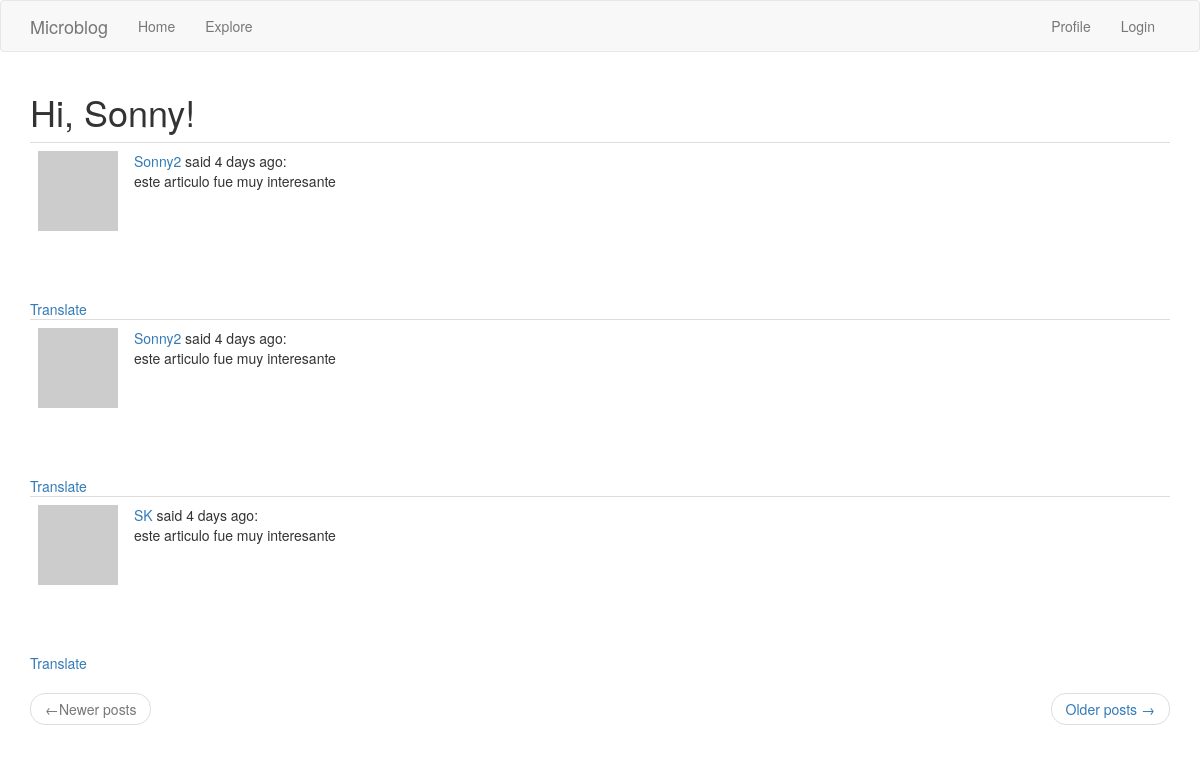
The page /explore (signed in) on the database as committed earlier.
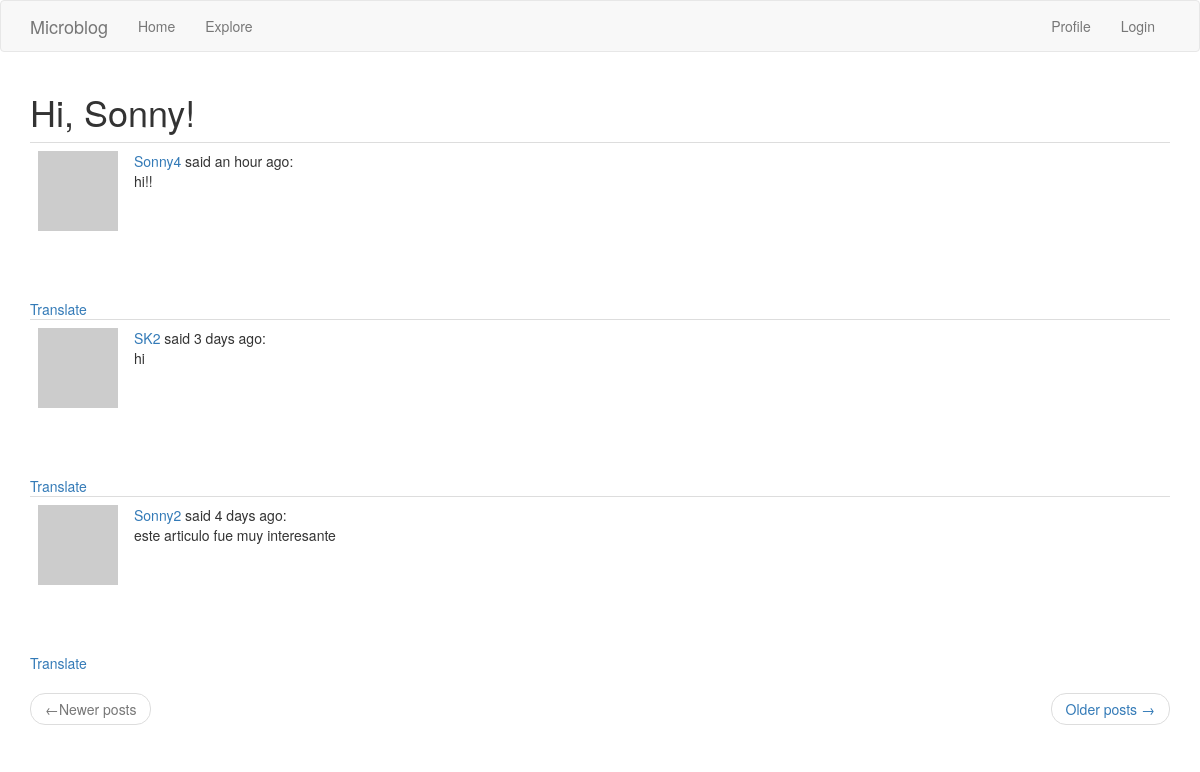
The same page on the database as committed later.
### app/models.py (models this page shows, shortened)
class User(UserMixin, db.Model):
    id = db.Column(db.Integer, primary_key=True)
    username = db.Column(db.String(64), index=True, unique=True)
    email = db.Column(db.String(120), index=True, unique=True)
    password_hash = db.Column(db.String(128))
    posts = db.relationship('Post',backref='author', lazy='dynamic')
    about_me = db.Column(db.String(140))
    last_seen = db.Column(db.DateTime, default=datetime.utcnow)
    followed = db.relationship(
        'User', secondary=followers,
        primaryjoin=(followers.c.follower_id == id),
        secondaryjoin=(followers.c.followed_id == id),
        backref=db.backref('followers', lazy='dynamic'), lazy='dynamic')
    def avatar(self, size):
        digest = md5(self.email.lower().encode('utf-8')).hexdigest()
        return 'https://www.gravatar.com/avatar/{}?d=identicon&s={}'.format(digest, size)

class Post(db.Model):
    id = db.Column(db.Integer, primary_key=True)
    body = db.Column(db.String(140))
    timestamp = db.Column(db.DateTime, index=True, default=datetime.utcnow)
    user_id = db.Column(db.Integer, db.ForeignKey('user.id'))
    language = db.Column(db.String(5))

### app/main/routes.py (the view)
@bp.route('/explore')
@login_required
def explore():
    page=request.args.get('page',1,type=int)
    posts = Post.query.order_by(Post.timestamp.desc()).paginate(page,current_app.config['POSTS_PER_PAGE'],False)
    next_url = url_for('main.explore',page=posts.next_num) if posts.has_next else None
    prev_url = url_for('main.explore', page=posts.prev_num) if posts.has_prev else None
    return render_template('index.html', title='Explore', posts=posts.items, next_url=next_url, prev_url=prev_url)

### app/main/routes.py (called while the page is built)
@bp.before_app_request
def before_request():
    if current_user.is_authenticated:
        current_user.last_seen = datetime.utcnow()
        db.session.commit()
    g.locale = str(get_locale())

### app/models.py (called while the page is built)
@login.user_loader
def load_user(id):
    return User.query.get(int(id))

### app/templates/index.html (shortened to what this page needs)
{% extends "base.html" %}
{% import 'bootstrap/wtf.html' as wtf %}
{% block app_content %}
    <h1> Hi, {{ current_user.username }}!</h1>
    {% for post in posts %}
        {% include '_post.html' %}
    {% endfor %}
    <nav aria-label="...">
        <ul class="pager">
            <li class="previous{% if not prev_url %} disabled{% endif %}">
                <a href="{{ prev_url or '#' }}">
                    <span aria-hidden="true">&larr;</span>Newer posts
                </a>
            </li>
            <li class="next{% if not next_url %} disabled{% endif %}">
                <a href="{{ next_url or '#' }}">
                    Older posts <span aria-hidden="true">&rarr;</span>
                </a>
            </li>
        </ul>
    </nav>
{% endblock %}

### app/templates/base.html (shortened to what this page needs)
{% extends 'bootstrap/base.html' %}
{% block navbar %}
    <nav class="navbar navbar-default">
        <div class="container">
            <div class="navbar-header">
                <a class="navbar-brand" href="{{url_for('main.index') }}">Microblog</a>
            </div>
            <div class="collapse navbar-collapse" id="bs-example-navbar-collapse-1">
                <u1 class="nav navbar-nav">
                    <li><a href="{{url_for('main.index') }}">Home</a></li>
                    <li><a href="{{url_for('main.explore') }}">Explore</a></li>
                </u1>
                <ul class="nav navbar-nav navbar-right">
                    {% if current_user.is_anonymous %}
                    <li><a href="{{url_for('auth.login') }}">Login</a></li>
                    {% else %}
                    <li><a href="{{url_for('main.user', username=current_user.username) }}">Profile</a></li>
                    <li><a href="{{url_for('auth.logout') }}">Login</a></li>
                    {% endif %}
                </ul>
            </div>
        </div>
    </nav>
    {% endblock %}
    {% block content %}
        <div class="container">
            {% block app_content %}{% endblock %}
        </div>
    {% endblock %}

### app/templates/_post.html
<table class="table table-hover">
    <tr>
        <td width="70px">
            <a href="{{ url_for('main.user', username=post.author.username) }}">
                <img src ="{{ post.author.avatar(70) }}" />
            </a>
        </td>
        <td>
            <a href="{{ url_for('main.user', username=post.author.username) }}">
                {{ post.author.username }}
            </a>
            said {{ moment(post.timestamp).fromNow() }}: <br>
            <span id = "post{{ post.id }}">{{ post.body }}</span>
        </td>
    </tr>
</table>
{% if post.language and post.language != g.locale%}
<br><br>
<span id= "translation{{ post.id }}">
<a href="javascript:translate(
    '#post{{ post.id }}',
    '#translation{{ post.id }}',
    '{{ post.language }}',
    '{{ g.locale }}');">
    {{ 'Translate' }}</a>
</span>
{% endif %}

Rows that differ between the two databases and show on the page:
no longer on this page (row unchanged): Post: author.username "Sonny2", timestamp "4 days ago", body "este articulo fue muy interesante", value "Translate"
no longer on this page (row unchanged): Post: author.username "SK", timestamp "4 days ago", body "este articulo fue muy interesante", value "Translate"
added Post: author.username "Sonny4", timestamp "an hour ago", body "hi!!", value "Translate"
added Post: author.username "SK2", timestamp "3 days ago", body "hi", value "Translate"
